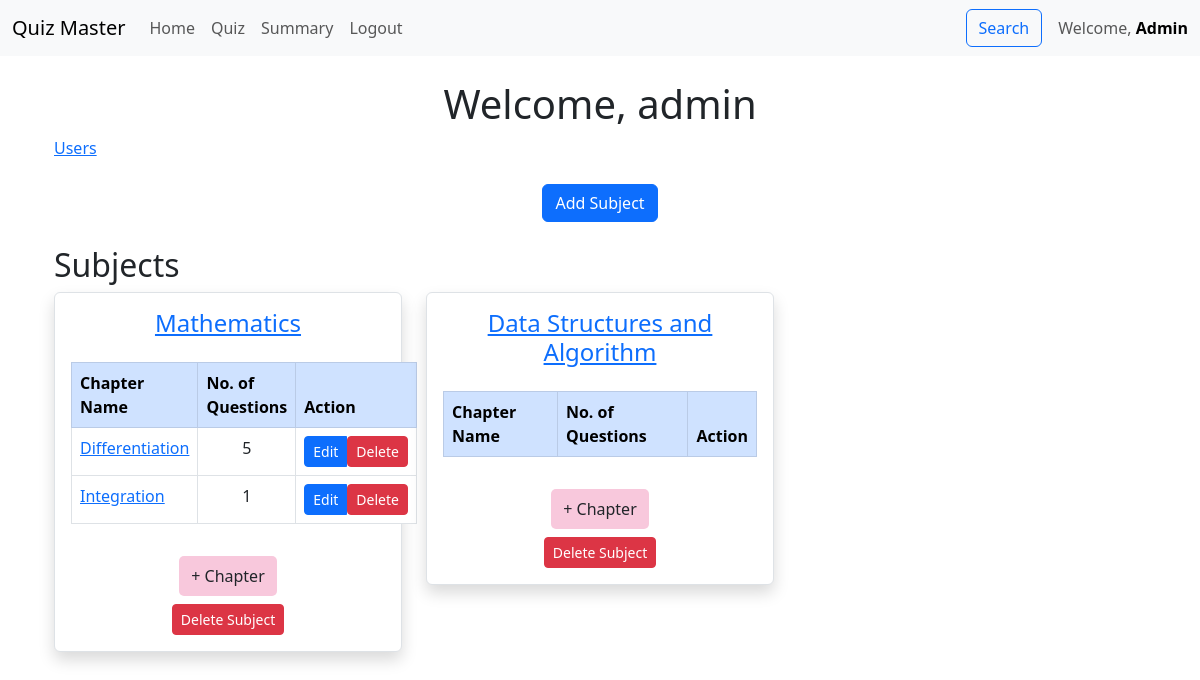
The page /dashboard (signed in) on the database its author committed.
### models.py (models this page shows, shortened)
class User(db.Model):
    id = db.Column(db.Integer, primary_key=True)
    username = db.Column(db.String(120), unique=True, nullable=False)
    password_hash = db.Column(db.String(120), nullable=False)
    full_name = db.Column(db.String(100))
    qualification = db.Column(db.String(100))
    dob = db.Column(db.Date)
    role = db.Column(db.Enum("user", "admin", name="user_roles"), default="user",)
    created_at = db.Column(db.DateTime, default=datetime.now(timezone.utc))
    scores = db.relationship('Score', backref='user', lazy=True, cascade="all, delete-orphan")

class Subject(db.Model):
    id = db.Column(db.Integer, primary_key=True)
    name = db.Column(db.String(100), nullable=False)
    description = db.Column(db.String(255))
    chapters = db.relationship('Chapter', backref='subject', lazy=True, cascade="all, delete-orphan")

class Chapter(db.Model):
    id = db.Column(db.Integer, primary_key=True)
    subject_id = db.Column(db.Integer, db.ForeignKey('subject.id'), nullable=False)
    name = db.Column(db.String(100), nullable=False)
    description = db.Column(db.String(255))
    quizzes = db.relationship('Quiz', backref='chapter', lazy=True, cascade="all, delete-orphan")

### controllers/controllers_admin.py (the view)
@app.route("/dashboard", methods=["GET", "POST"])
@auth_required
def dashboard():
        user = User.query.get(session["user_id"])
        if user.role=="user":
            current_date = date.today().isoformat()
            attempted_quiz_id = db.session.query(Score.quiz_id).filter(Score.user_id == user.id)
            quiz = Quiz.query.filter(
    and_(
        Quiz.date_of_quiz >= current_date,  # Future quizzes
        ~Quiz.id.in_(attempted_quiz_id)  # Exclude attempted quizzes
    )
).all()
            quiz_questions_count = {quiz.id: db.session.query(Question).filter(Question.quiz_id == quiz.id).count()
            for quiz in quiz}
            return render_template("dashboard_user.html",user=user,quiz=quiz,quiz_questions_count=quiz_questions_count)
        else:
             subject=db.session.query(Subject).all()
             chapters=db.session.query(Chapter).all()
             chapter_questions_count = {chapter.id: db.session.query(Question).join(Quiz).filter(Quiz.chapter_id == chapter.id).count()
             for chapter in chapters}
             return render_template("dashboard_admin.html",user=user,subject=subject,chapters=chapters,chapter_questions_count=chapter_questions_count)

### controllers/controllers_admin.py (called while the page is built)
def auth_required(func):
    @wraps(func)
    def inner(*args, **kwargs):
        if "user_id" in session:
            return func(*args, **kwargs)
        else:
            flash("Please login to continue")
            return redirect(url_for("index"))
    return inner

### templates/dashboard_admin.html (shortened to what this page needs)
{% extends "base.html" %}
{% block content %}
<div class="container mt-4">
    <h1 class="text-center">Welcome, {{ user.full_name }}</h1>
    <form action="/admin/show_users" method="POST">
        <a href="#" onclick="this.closest('form').submit()">Users</a>
    </form>
    <div class="text-center my-4">
        <a href="{{ url_for('add_subject') }}" class="btn btn-primary">Add Subject</a>
    </div>
    <section>
        <h2>Subjects</h2>
        {% if subject %}
        <div class="row">
            {% for sub in subject %}
            <div class="col-md-6 col-lg-4 mb-4">
                <div class="card shadow border rounded p-3">
                    <h4 class="text-center"><a href="#" data-bs-toggle="modal" data-bs-target="#modal{{ sub.id }}">
                            {{ sub.name }}
                        </a></h4>
                    {% if chapters %}
                    <table class="table table-bordered mt-3">
                        <thead class="table-primary">
                            <tr>
                                <th>Chapter Name</th>
                                <th>No. of Questions</th>
                                <th>Action</th>
                            </tr>
                        </thead>
                        <tbody>
                            {% for chapter in chapters if chapter.subject_id == sub.id %}
                            <tr>
                                <td>
                                    <form action="/dashboard/quiz/{{ chapter.id }}" method="POST" class="d-inline">
                                        <a href="#" onclick="this.closest('form').submit()">{{ chapter.name }}</a>
                                    </form>
                                </td>
                                <td class="text-center">{{ chapter_questions_count[chapter.id] }}</td>
                                <td>
                                    <div class="btn-group">
                                        <a href="/dashboard/admin/edit_chapter/{{ chapter.id }}" class="btn btn-primary btn-sm">Edit</a>
                                        <form action="/dashboard/admin/delete_chapter/{{ chapter.id }}" method="post" class="d-inline">
                                            <button type="submit" class="btn btn-danger btn-sm" onclick="return confirm('Are you sure you want to delete this chapter?')">Delete</button>
                                        </form>
                                    </div>
                                </td>
                </tr>
                {% endfor %}
                </tbody>
                </table>
                {% endif %}
                <div class="text-center mt-3">
                    <a href="{{ url_for('add_chapter', subject_id=sub.id) }}" class="btn btn-pink">+ Chapter</a>
                </div>
                <div class="text-center mt-2">
                    <form action="/dashboard/admin/delete_subject/{{ sub.id }}" method="post">
                        <button type="submit" class="btn btn-danger btn-sm"
                            onclick="return confirm('Are you sure you want to delete this subject?')">Delete
                            Subject</button>
                    </form>
                </div>
            </div>
        </div>
        {% endfor %}
</div>
{% else %}
<p class="text-muted">No subjects yet.</p>
{% endif %}
</section>
</div>
{% endblock %}

### templates/navbar.html (shortened to what this page needs)
<nav class="navbar navbar-expand-lg navbar-light bg-light">
    <div class="container-fluid">
        <a class="navbar-brand" href="/">Quiz Master</a>
        <div class="collapse navbar-collapse" id="navbarNav">
            <ul class="navbar-nav me-auto">
                {% if 'user_id' in session %}
                <li class="nav-item">
                    <a class="nav-link" href="/dashboard">Home</a>
                </li>
                {% if user.role=="user" %}
                <li class="nav-item">
                    <a class="nav-link" href="/dashboard/scores/{{user.id}}">Scores</a>
                </li>
                {% else %}
                <li class="nav-item">
                    <a class="nav-link" href="/dashboard/quiz_management">Quiz</a>
                </li>
                {% endif %}
                <li class="nav-item">
                    <a class="nav-link" href="/summary">Summary</a>
                </li>
                <li class="nav-item">
                    <a class="nav-link" href="/logout">Logout</a>
                </li>
                {% endif %}
            </ul>
            {% if 'user_id' in session %}
            <div class="d-flex align-items-center">
                <a class="nav-link me-3" href="/search">
                    <button class="btn btn-outline-primary">Search</button>
                </a>
                <span class="navbar-text">
                    Welcome, <a class="fw-bold text-decoration-none" href="/profile">{{ user.full_name | capitalize }}</a>
                </span>
            </div>
            {% endif %}
        </div>
    </div>
</nav>

### templates/dashboard_admin.html (style rules this page uses)
.btn-pink { background-color: #f8c8dc; border: none; padding: 8px 12px; border-radius: 5px; }

### rows shown on the page
User: full_name "Admin", full_name "admin"
Subject: name "Mathematics"
Chapter: name "Differentiation", chapter_questions_count "5"
Chapter: name "Integration", subject "1"
Subject: name "Data Structures and Algorithm"
